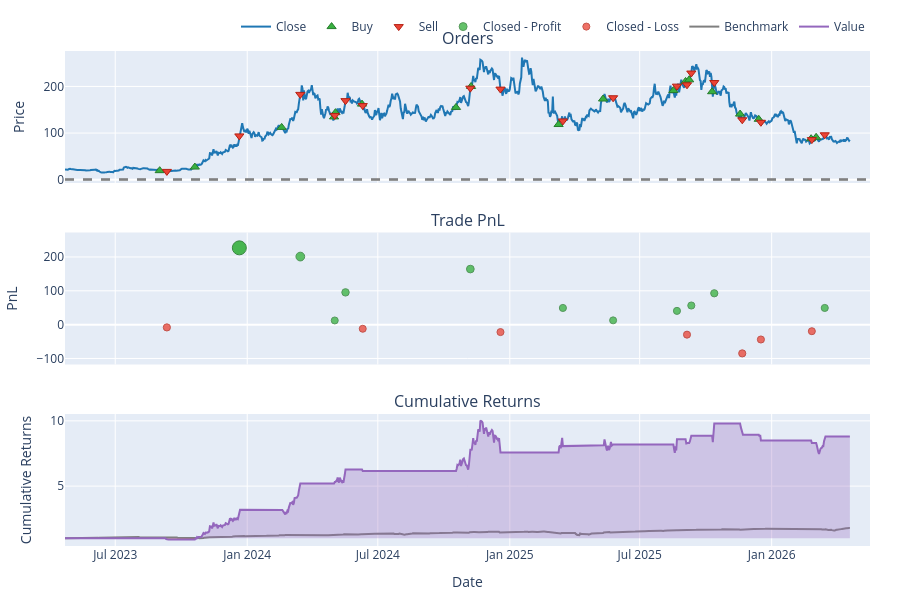

The notebook cell this image was saved under:
### Code cell
symbol = 'SOL-USD'
fig = vbt.make_subplots(rows=3, cols=1, vertical_spacing=0.1, shared_xaxes=True,
    subplot_titles=[
        "Orders",
        "Trade PnL",
        "Cumulative Returns"
    ])
pf1.plot_orders(column=symbol, 
              add_trace_kwargs=dict(row=1, col=1), 
              fig=fig)
pf1.plot_trade_pnl(column=symbol, 
              add_trace_kwargs=dict(row=2, col=1), 
              fig=fig)
pf1.plot_cumulative_returns(column=symbol, 
                          bm_returns=calc_returns(bm_close['SPY']),
                          # bm_returns=calc_returns(market_data.get('Close')['NVDA']),
                          add_trace_kwargs=dict(row=3, col=1), 
                          fig=fig)

fig.update_layout(
    yaxis1=dict(title="Price"),
    yaxis2=dict(title="PnL"),
    yaxis3=dict(title="Cumulative Returns"),
    xaxis3=dict(title="Date"),
)
fig.update_layout(width=900,height=600)

fig.show()

### Figure 1 — Plotly figure (JSON) as saved in the notebook; plotly's stock layout.template omitted (floating-point values rounded to 4 significant figures; data arrays with more than 128 entries replaced by an {"elided": "..."} marker saying what was removed)
{"data": [{"line": {"color": "#1f77b4"}, "mode": "lines", "name": "Close", "showlegend": true, "type": "scatter", "x": {"elided": "1095 str values"}, "xaxis": "x", "y": {"elided": "1095 float values"}, "yaxis": "y"}, {"customdata": {"elided": "18x9 mixed values"}, "hovertemplate": "<br>Order Id: %{customdata[0]}\n<br>Signal Index: %{customdata[1]}\n<br>Creation Index: %{customdata[2]}\n<br>Fill Index: %{customdata[3]}\n<br>Size: %{customdata[4]:,}\n<br>Price: %{customdata[5]:,}\n<br>Fees: %{customdata[6]:,}\n<br>Type: %{customdata[7]}\n<br>Stop Type: %{customdata[8]}", "marker": {"color": "#37B13F", "line": {"color": "rgb(38,123,44)", "width": 1}, "size": 8, "symbol": "triangle-up"}, "mode": "markers", "name": "Buy", "type": "scatter", "x": ["2023-09-01T00:00:00+00:00", "2023-10-20T00:00:00+00:00", "2024-02-18T00:00:00+00:00", "2024-05-01T00:00:00+00:00", "2024-05-03T00:00:00+00:00", "2024-06-09T00:00:00+00:00", "2024-10-18T00:00:00+00:00", "2024-11-08T00:00:00+00:00", "2025-03-10T00:00:00+00:00", "2025-05-11T00:00:00+00:00", "2025-08-17T00:00:00+00:00", "2025-09-03T00:00:00+00:00", "2025-09-08T00:00:00+00:00", "2025-10-10T00:00:00+00:00", "2025-11-18T00:00:00+00:00", "2025-12-14T00:00:00+00:00", "2026-02-25T00:00:00+00:00", "2026-03-04T00:00:00+00:00"], "xaxis": "x", "y": [19.33, 27.03, 112.2, 134.6, 143.8, 162.1, 155.0, 199.9, 118.3, 173.0, 191.2, 210.7, 214.2, 188.7, 140.7, 129.5, 87.92, 90.83], "yaxis": "y"}, {"customdata": {"elided": "18x9 mixed values"}, "hovertemplate": "<br>Order Id: %{customdata[0]}\n<br>Signal Index: %{customdata[1]}\n<br>Creation Index: %{customdata[2]}\n<br>Fill Index: %{customdata[3]}\n<br>Size: %{customdata[4]:,}\n<br>Price: %{customdata[5]:,}\n<br>Fees: %{customdata[6]:,}\n<br>Type: %{customdata[7]}\n<br>Stop Type: %{customdata[8]}", "marker": {"color": "#EA4335", "line": {"color": "rgb(181,31,18)", "width": 1}, "size": 8, "symbol": "triangle-down"}, "mode": "markers", "name": "Sell", "type": "scatter", "x": ["2023-09-11T00:00:00+00:00", "2023-12-21T00:00:00+00:00", "2024-03-15T00:00:00+00:00", "2024-05-02T00:00:00+00:00", "2024-05-17T00:00:00+00:00", "2024-06-10T00:00:00+00:00", "2024-11-07T00:00:00+00:00", "2024-12-19T00:00:00+00:00", "2025-03-16T00:00:00+00:00", "2025-05-25T00:00:00+00:00", "2025-08-22T00:00:00+00:00", "2025-09-05T00:00:00+00:00", "2025-09-11T00:00:00+00:00", "2025-10-13T00:00:00+00:00", "2025-11-21T00:00:00+00:00", "2025-12-17T00:00:00+00:00", "2026-02-26T00:00:00+00:00", "2026-03-16T00:00:00+00:00"], "xaxis": "x", "y": [17.74, 93.85, 183.0, 137.8, 169.5, 158.9, 196.3, 194.3, 126.0, 175.7, 200.6, 203.5, 228.8, 208.4, 128.5, 123.1, 85.91, 96.22], "yaxis": "y"}, {"customdata": [["1", "1", "2023-12-21 00:00:00+00:00", 226.9, 2.472], ["2", "2", "2024-03-15 00:00:00+00:00", 201.1, 0.6311], ["3", "3", "2024-05-02 00:00:00+00:00", 12.3, 0.02367], ["4", "4", "2024-05-17 00:00:00+00:00", 95.32, 0.1792], ["6", "6", "2024-11-07 00:00:00+00:00", 164.2, 0.2669], ["8", "8", "2025-03-16 00:00:00+00:00", 49.27, 0.06506], ["9", "9", "2025-05-25 00:00:00+00:00", 12.58, 0.0156], ["10", "10", "2025-08-22 00:00:00+00:00", 40.63, 0.0496], ["12", "12", "2025-09-11 00:00:00+00:00", 56.47, 0.06802], ["13", "13", "2025-10-13 00:00:00+00:00", 92.6, 0.1044], ["17", "17", "2026-03-16 00:00:00+00:00", 49.3, 0.05933]], "hovertemplate": "<br>Exit Trade Id: %{customdata[0]}\n<br>Position Id: %{customdata[1]}\n<br>Exit Index: %{customdata[2]}\n<br>PnL: %{customdata[3]:,}\n<br>Return: %{customdata[4]:,%}", "marker": {"color": "#37B13F", "line": {"color": "rgb(38,123,44)", "width": 1}, "opacity": [0.9, 0.7876, 0.7505, 0.76, 0.7653, 0.753, 0.75, 0.7521, 0.7532, 0.7554, 0.7527], "size": [14.0, 8.754, 7.023, 7.466, 7.716, 7.141, 7.0, 7.097, 7.149, 7.253, 7.125], "symbol": "circle"}, "mode": "markers", "name": "Closed - Profit", "type": "scatter", "x": ["2023-12-21T00:00:00+00:00", "2024-03-15T00:00:00+00:00", "2024-05-02T00:00:00+00:00", "2024-05-17T00:00:00+00:00", "2024-11-07T00:00:00+00:00", "2025-03-16T00:00:00+00:00", "2025-05-25T00:00:00+00:00", "2025-08-22T00:00:00+00:00", "2025-09-11T00:00:00+00:00", "2025-10-13T00:00:00+00:00", "2026-03-16T00:00:00+00:00"], "xaxis": "x2", "y": [226.9, 201.1, 12.3, 95.32, 164.2, 49.27, 12.58, 40.63, 56.47, 92.6, 49.3], "yaxis": "y2"}, {"customdata": [["0", "0", "2023-09-11 00:00:00+00:00", -8.22, -0.0822], ["5", "5", "2024-06-10 00:00:00+00:00", -12.21, -0.01947], ["7", "7", "2024-12-19 00:00:00+00:00", -22.04, -0.02828], ["11", "11", "2025-09-05 00:00:00+00:00", -29.57, -0.03439], ["14", "14", "2025-11-21 00:00:00+00:00", -85.0, -0.0868], ["15", "15", "2025-12-17 00:00:00+00:00", -43.93, -0.04913], ["16", "16", "2026-02-26 00:00:00+00:00", -19.41, -0.02282]], "hovertemplate": "<br>Exit Trade Id: %{customdata[0]}\n<br>Position Id: %{customdata[1]}\n<br>Exit Index: %{customdata[2]}\n<br>PnL: %{customdata[3]:,}\n<br>Return: %{customdata[4]:,%}", "marker": {"color": "#EA4335", "line": {"color": "rgb(181,31,18)", "width": 1}, "opacity": [0.7541, 0.7502, 0.7508, 0.7511, 0.7543, 0.752, 0.7504], "size": [7.19, 7.011, 7.036, 7.054, 7.203, 7.096, 7.021], "symbol": "circle"}, "mode": "markers", "name": "Closed - Loss", "type": "scatter", "x": ["2023-09-11T00:00:00+00:00", "2024-06-10T00:00:00+00:00", "2024-12-19T00:00:00+00:00", "2025-09-05T00:00:00+00:00", "2025-11-21T00:00:00+00:00", "2025-12-17T00:00:00+00:00", "2026-02-26T00:00:00+00:00"], "xaxis": "x2", "y": [-8.22, -12.21, -22.04, -29.57, -85.0, -43.93, -19.41], "yaxis": "y2"}, {"line": {"color": "#7f7f7f"}, "mode": "lines", "name": "Benchmark", "showlegend": true, "type": "scatter", "x": {"elided": "1095 str values"}, "xaxis": "x3", "y": {"elided": "1095 float values"}, "yaxis": "y3"}, {"hoverinfo": "skip", "line": {"color": "rgba(0, 0, 0, 0)", "width": 0}, "mode": "lines", "opacity": 0, "showlegend": false, "type": "scatter", "x": {"elided": "1095 str values"}, "xaxis": "x3", "y": {"elided": "1095 int values"}, "yaxis": "y3"}, {"connectgaps": false, "fill": "tonexty", "fillcolor": "rgba(148,103,189,0.3000)", "hoverinfo": "skip", "line": {"color": "rgba(0, 0, 0, 0)", "width": 0}, "mode": "lines", "opacity": 0, "showlegend": false, "type": "scatter", "x": {"elided": "1095 str values"}, "xaxis": "x3", "y": {"elided": "1095 float values"}, "yaxis": "y3"}, {"hoverinfo": "skip", "line": {"color": "rgba(0, 0, 0, 0)", "width": 0}, "mode": "lines", "opacity": 0, "showlegend": false, "type": "scatter", "x": {"elided": "1095 str values"}, "xaxis": "x3", "y": {"elided": "1095 int values"}, "yaxis": "y3"}, {"connectgaps": false, "fill": "tonexty", "fillcolor": "rgba(220,57,18,0.3000)", "hoverinfo": "skip", "line": {"color": "rgba(0, 0, 0, 0)", "width": 0}, "mode": "lines", "opacity": 0, "showlegend": false, "type": "scatter", "x": {"elided": "1095 str values"}, "xaxis": "x3", "y": {"elided": "1095 float values"}, "yaxis": "y3"}, {"line": {"color": "#9467bd"}, "mode": "lines", "name": "Value", "showlegend": true, "type": "scatter", "x": {"elided": "1095 str values"}, "xaxis": "x3", "y": {"elided": "1095 float values"}, "yaxis": "y3"}, {"hoverinfo": "skip", "line": {"color": "rgba(0, 0, 0, 0)", "width": 0}, "mode": "lines", "opacity": 0, "showlegend": false, "type": "scatter", "x": {"elided": "1095 str values"}, "xaxis": "x3", "y": {"elided": "1095 int values"}, "yaxis": "y3"}], "layout": {"annotations": [{"font": {"size": 16}, "showarrow": false, "text": "Orders", "x": 0.5, "xanchor": "center", "xref": "paper", "y": 1, "yanchor": "bottom", "yref": "paper"}, {"font": {"size": 16}, "showarrow": false, "text": "Trade PnL", "x": 0.5, "xanchor": "center", "xref": "paper", "y": 0.6333, "yanchor": "bottom", "yref": "paper"}, {"font": {"size": 16}, "showarrow": false, "text": "Cumulative Returns", "x": 0.5, "xanchor": "center", "xref": "paper", "y": 0.2667, "yanchor": "bottom", "yref": "paper"}], "height": 600, "legend": {"orientation": "h", "traceorder": "normal", "x": 1, "xanchor": "right", "y": 1.02, "yanchor": "bottom"}, "margin": {"b": 30, "l": 30, "r": 30, "t": 30}, "shapes": [{"line": {"color": "gray", "dash": "dash"}, "type": "line", "x0": 0, "x1": 1, "xref": "paper", "y0": 0, "y1": 0, "yref": "y"}, {"line": {"color": "gray", "dash": "dash"}, "type": "line", "x0": 0, "x1": 1, "xref": "paper", "y0": 1, "y1": 1, "yref": "y"}], "width": 900, "xaxis": {"anchor": "y", "domain": [0, 1], "matches": "x3", "showticklabels": false}, "xaxis2": {"anchor": "y2", "domain": [0, 1], "matches": "x3", "showticklabels": false}, "xaxis3": {"anchor": "y3", "domain": [0, 1], "title": {"text": "Date"}}, "yaxis": {"anchor": "x", "domain": [0.7333, 1], "title": {"text": "Price"}}, "yaxis2": {"anchor": "x2", "domain": [0.3667, 0.6333], "title": {"text": "PnL"}}, "yaxis3": {"anchor": "x3", "domain": [0, 0.2667], "title": {"text": "Cumulative Returns"}}}}
